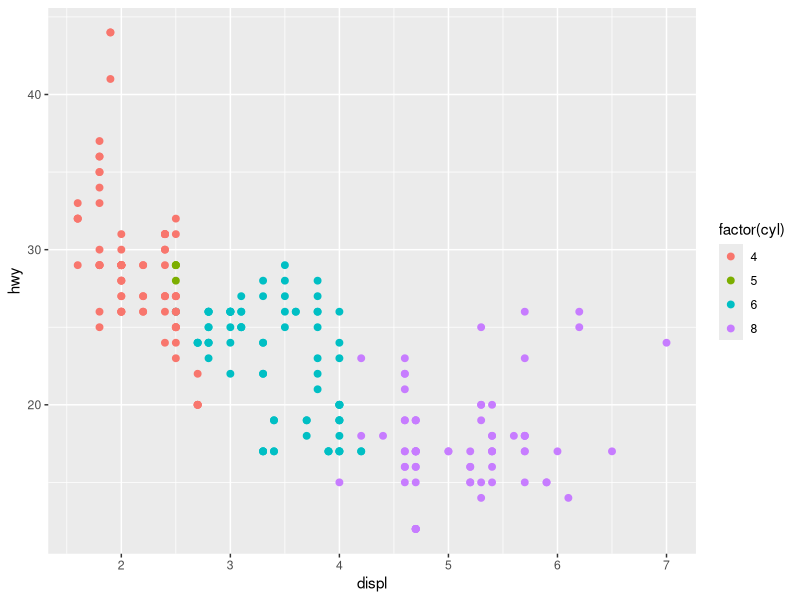
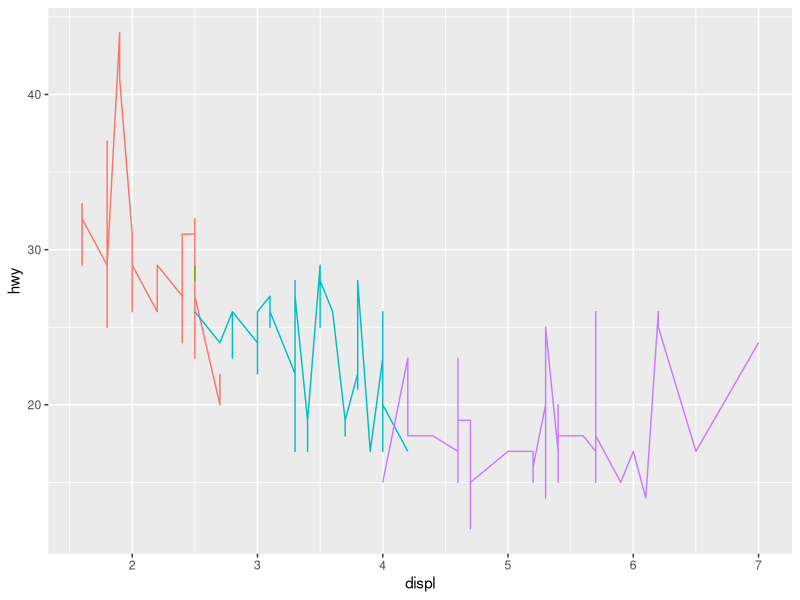
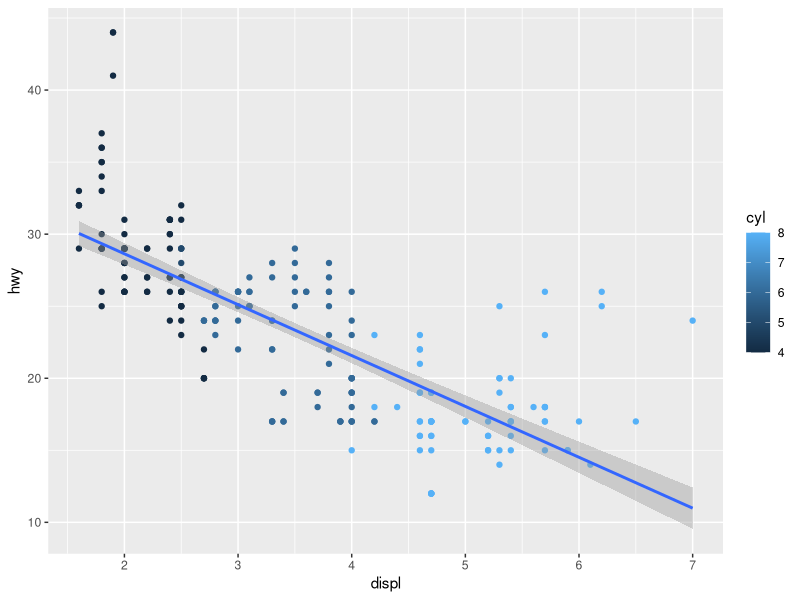
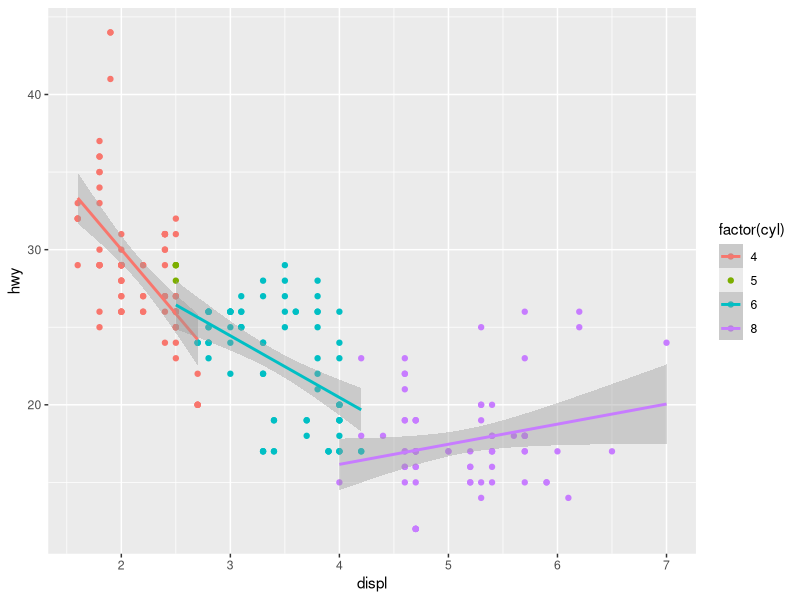
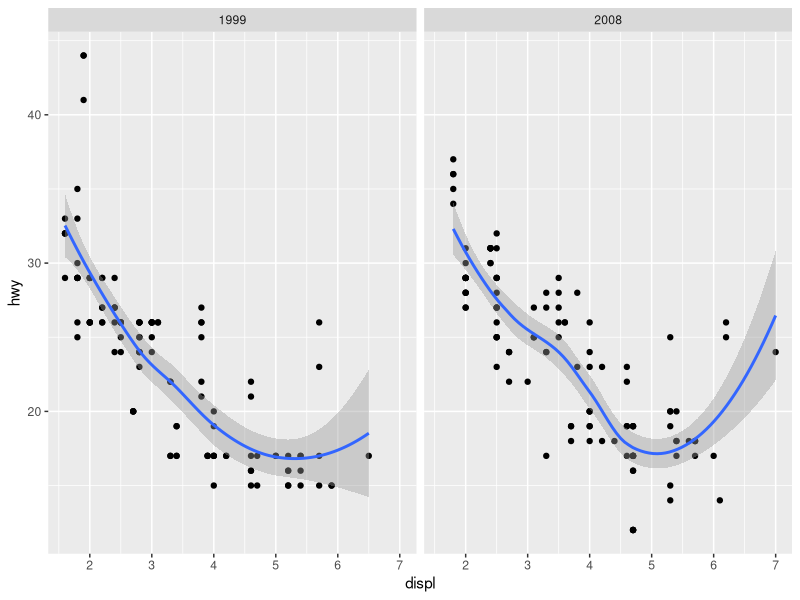
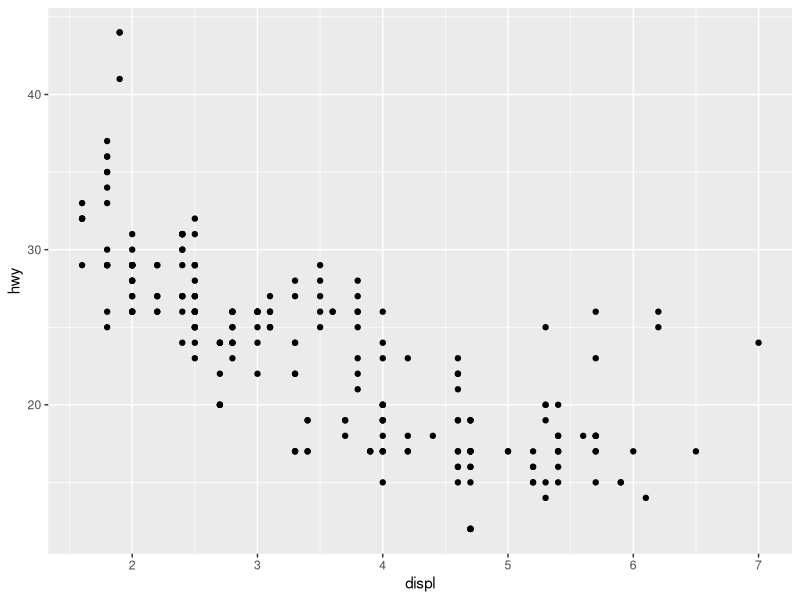
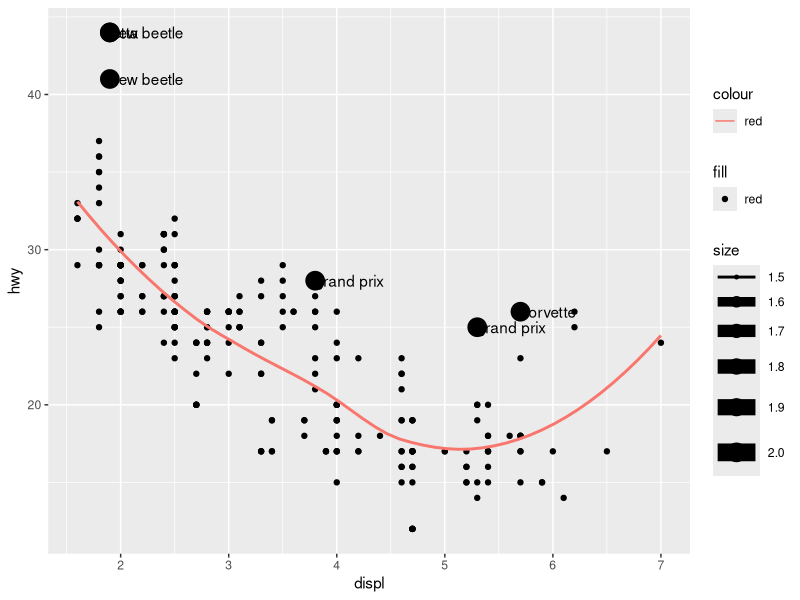

Source code (R) for these figures, in order:
#Chapter 10: Mastering the Grammar
library(tidyverse)
library(dplyr)
library(ggplot2)

#Building a Scatterplot
ggplot(data = mpg, aes(x = displ, y = hwy, colour = factor(cyl))) +
  geom_point(size = 2)

new_df <- data.frame(x = c(1.8, 1.8, 2.0, 2.0, 2.8, 2.8, 3.1, 1.8),
                     y = c(29, 29, 31, 30, 26, 26, 27, 26),
                     colour = c(4, 4, 4, 4, 6, 6, 6, 4))
ggplot(data = mpg, aes(x = displ, y = hwy, colour = factor(cyl))) +
  geom_line() +
  theme(legend.position = "none")


#Overlaying multiple geoms
ggplot(data = mpg, aes(x = displ, y = hwy, colour = cyl)) +
  geom_point() +
  geom_smooth(method = "lm")

#Note the effect of factor
ggplot(data = mpg, aes(x = displ, y = hwy, colour = factor(cyl))) +
  geom_point() +
  geom_smooth(method = "lm")


#10.3 Adding complexity

ggplot(data = mpg, aes(x = displ, y = hwy)) +
  geom_point() +
  geom_smooth() +
  facet_wrap(~year)

#11 Build a plot layer by layer
#Each layer can come from a different dataset and have a different aesthetic
#mapping, making it possible to create sophisticated plots that display data
#from multiple sources
p <- ggplot(data = mpg, aes(x = displ, y = hwy))

#Addign a layer
p +geom_point()

data(mpg)
mod <- loess(hwy ~ displ, data = mpg)
grid <- tibble(seq(from = min(mpg$displ), to = max(mpg$displ), length.out = 50))
names(grid) <- c("displ")
grid$hwy <- predict(mod, newdata = grid)


mpg$std_resid <- resid(mod)/mod$s
outlier <- mpg %>%
  subset(abs(std_resid) > 2)

p + geom_point() +
  geom_line(data = grid, aes( colour = "red", size = 1.5)) +
  geom_point(data = outlier, aes(x = displ, y = hwy, size = 2, fill = "red")) +
  geom_text(data = outlier, aes(label = model), hjust = "left")











